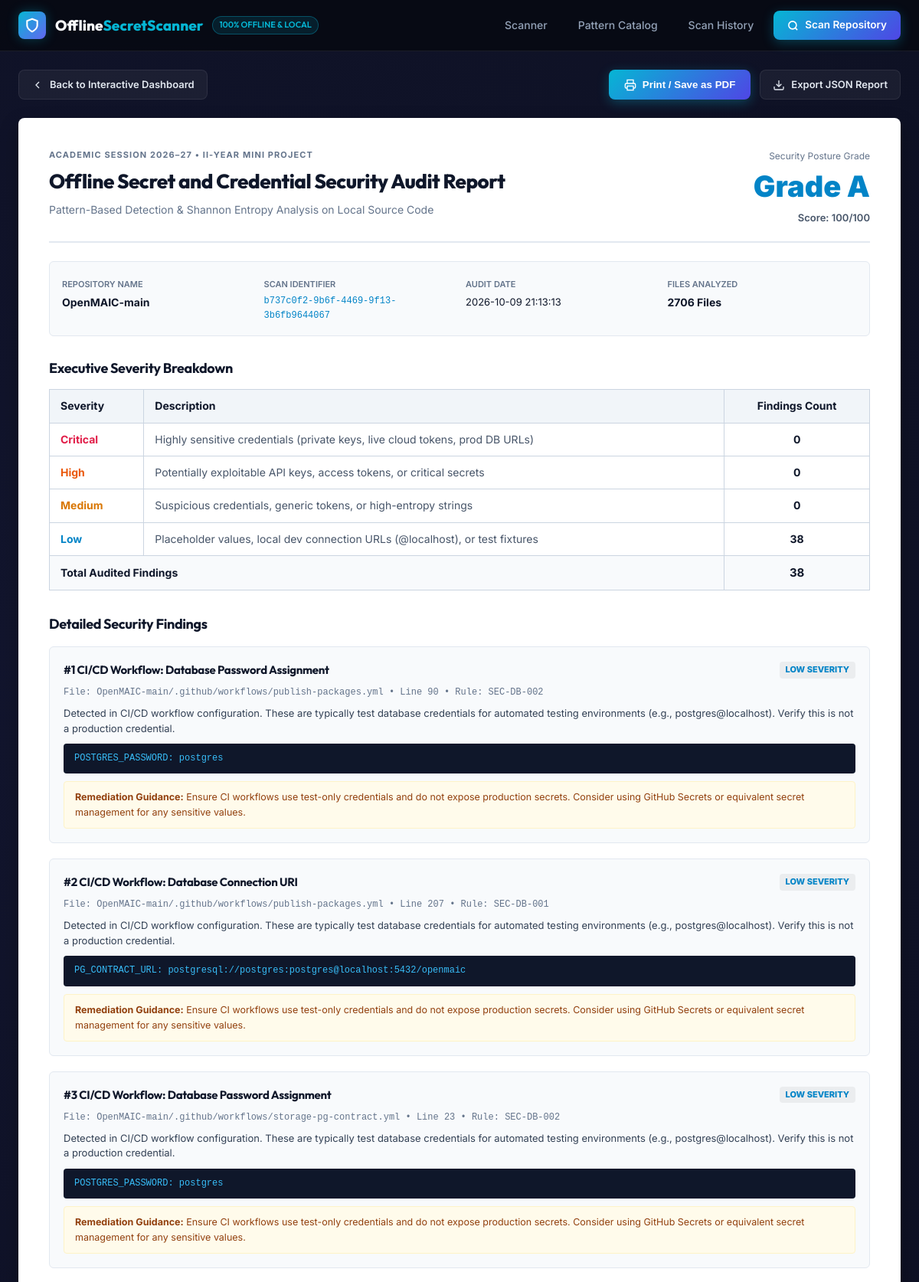
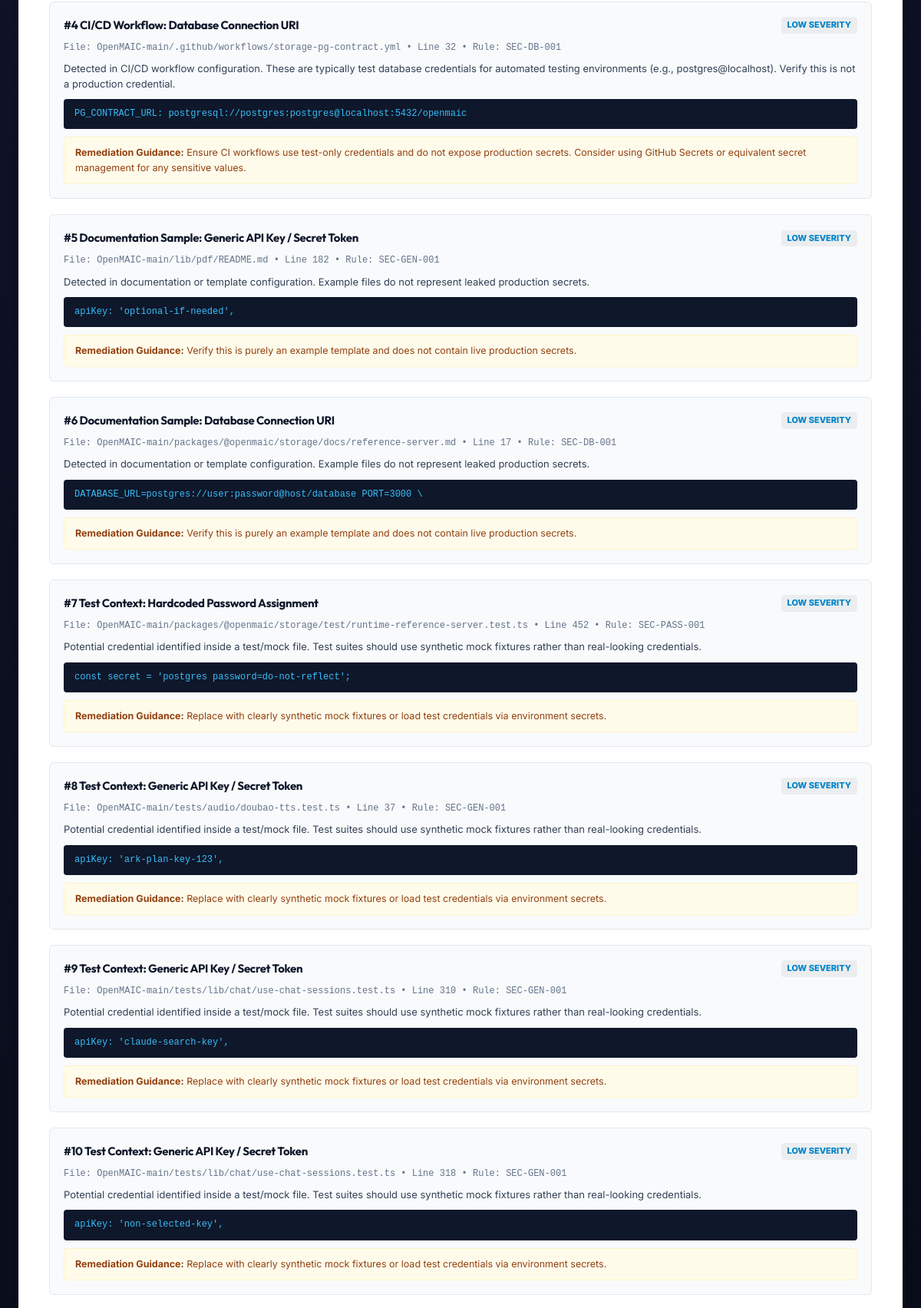
The app's page /report/b737c0f2-9b6f-4469-9f13-3b6fb9644067 (upper part) with its own data (2 pictures, top to bottom).
### tables this page shows
CREATE TABLE scans (
            id INTEGER PRIMARY KEY AUTOINCREMENT,
            scan_id TEXT UNIQUE NOT NULL,
            project_name TEXT NOT NULL,
            file_size INTEGER DEFAULT 0,
            total_files INTEGER DEFAULT 0,
            security_score INTEGER NOT NULL,
            rating_grade TEXT NOT NULL,
            critical_count INTEGER DEFAULT 0,
            high_count INTEGER DEFAULT 0,
            medium_count INTEGER DEFAULT 0,
            low_count INTEGER DEFAULT 0,
            total_findings INTEGER DEFAULT 0,
            categories_summary TEXT,
            created_at TIMESTAMP DEFAULT CURRENT_TIMESTAMP
        );

CREATE TABLE findings (
            id INTEGER PRIMARY KEY AUTOINCREMENT,
            scan_id TEXT NOT NULL,
            category TEXT NOT NULL,
            rule_id TEXT NOT NULL,
            title TEXT NOT NULL,
            severity TEXT NOT NULL,
            file_path TEXT NOT NULL,
            line_number INTEGER DEFAULT 0,
            code_snippet TEXT,
            description TEXT,
            remediation TEXT,
            cwe_id TEXT, secret_type TEXT DEFAULT 'Secret', detection_method TEXT DEFAULT 'Pattern Match', confidence TEXT DEFAULT 'High',
            FOREIGN KEY (scan_id) REFERENCES scans (scan_id) ON DELETE CASCADE
        );

### dashboard/app.py (the view)
@app.route("/report/<scan_id>")
def report(scan_id):
    scan_data = get_scan(scan_id)
    if not scan_data:
        flash("Audit report not found.", "danger")
        return redirect(url_for("index"))
    return render_template("report.html", scan=scan_data)

### database/db.py (called while the page is built)
def get_db_connection(db_path=None):
    if db_path is None:
        db_path = DEFAULT_DB_PATH
    os.makedirs(os.path.dirname(os.path.abspath(db_path)), exist_ok=True)
    conn = sqlite3.connect(db_path)
    conn.row_factory = sqlite3.Row
    return conn

def get_scan(scan_id, db_path=None):
    conn = get_db_connection(db_path)
    cursor = conn.cursor()
    cursor.execute("SELECT * FROM scans WHERE scan_id = ?", (scan_id,))
    scan_row = cursor.fetchone()
    if not scan_row:
        conn.close()
        return None
    scan = dict(scan_row)
    try:
        scan["categories_summary"] = json.loads(scan["categories_summary"] or "{}")
    except Exception:
        scan["categories_summary"] = {}
    cursor.execute("""
        SELECT * FROM findings WHERE scan_id = ?
        ORDER BY CASE severity
            WHEN 'Critical' THEN 1
            WHEN 'High' THEN 2
            WHEN 'Medium' THEN 3
            WHEN 'Low' THEN 4
            ELSE 5 END, id ASC
    """, (scan_id,))
    finding_rows = cursor.fetchall()
    scan["findings"] = [dict(f) for f in finding_rows]
    conn.close()
    return scan

### templates/report.html (shortened to what this page needs)
{% extends "base.html" %}
{% block content %}
<div class="container">
  <div class="no-print" style="display: flex; justify-content: space-between; align-items: center; margin: 24px 0 0;">
    <a href="{{ url_for('results', scan_id=scan.scan_id) }}" class="btn-outline">
      <svg width="16" height="16" viewBox="0 0 24 24" fill="none" stroke="currentColor" stroke-width="2">
        <polyline points="15 18 9 12 15 6"></polyline>
      </svg>
      Back to Interactive Dashboard
    </a>
    <div style="display: flex; gap: 12px;">
      <button onclick="window.print()" class="btn-primary">
        <svg width="16" height="16" viewBox="0 0 24 24" fill="none" stroke="currentColor" stroke-width="2">
          <polyline points="6 9 6 2 18 2 18 9"></polyline>
          <path d="M6 18H4a2 2 0 0 1-2-2v-5a2 2 0 0 1 2-2h16a2 2 0 0 1 2 2v5a2 2 0 0 1-2 2h-2"></path>
          <rect x="6" y="14" width="12" height="8"></rect>
        </svg>
        Print / Save as PDF
      </button>
      <a href="{{ url_for('export_json', scan_id=scan.scan_id) }}" class="btn-outline">
        <svg width="16" height="16" viewBox="0 0 24 24" fill="none" stroke="currentColor" stroke-width="2">
          <path d="M21 15v4a2 2 0 0 1-2 2H5a2 2 0 0 1-2-2v-4"></path>
          <polyline points="7 10 12 15 17 10"></polyline>
          <line x1="12" y1="15" x2="12" y2="3"></line>
        </svg>
        Export JSON Report
      </a>
    </div>
  </div>
  <div class="report-wrapper"
    style="background: #ffffff; color: #0f172a; padding: 40px; border-radius: 8px; margin: 24px 0 60px; box-shadow: 0 10px 25px rgba(0,0,0,0.3);">
    <div
      style="display: flex; justify-content: space-between; align-items: flex-start; border-bottom: 2px solid #e2e8f0; padding-bottom: 20px; margin-bottom: 24px;">
      <div>
        <div
          style="font-size: 11px; font-weight: 700; color: #64748b; text-transform: uppercase; letter-spacing: 0.1em; margin-bottom: 4px;">
          Academic Session 2026–27 • II-Year Mini Project
        </div>
        <h1 style="font-size: 26px; font-weight: 800; color: #0f172a; margin: 0 0 6px;">Offline Secret and Credential
          Security Audit Report</h1>
        <p style="color: #64748b; font-size: 14px; margin: 0;">Pattern-Based Detection &amp; Shannon Entropy Analysis on
          Local Source Code</p>
      </div>
      <div style="text-align: right;">
        <div style="font-size: 12px; color: #64748b;">Security Posture Grade</div>
        <div style="font-size: 38px; font-weight: 900; color: #0284c7;">Grade {{ scan.rating_grade }}</div>
        <div style="font-size: 13px; font-weight: 600; color: #475569;">Score: {{ scan.security_score }}/100</div>
      </div>
    </div>
    <div
      style="display: grid; grid-template-columns: repeat(4, 1fr); gap: 16px; background: #f8fafc; padding: 16px; border-radius: 6px; border: 1px solid #e2e8f0; margin-bottom: 28px;">
      <div>
        <span style="font-size: 11px; font-weight: 600; color: #64748b; text-transform: uppercase;">Repository
          Name</span>
        <div style="font-size: 14px; font-weight: 700; color: #0f172a; margin-top: 2px;">{{ scan.project_name }}</div>
      </div>
      <div>
        <span style="font-size: 11px; font-weight: 600; color: #64748b; text-transform: uppercase;">Scan
          Identifier</span>
        <div style="font-size: 12px; font-family: monospace; color: #0284c7; margin-top: 2px;">{{ scan.scan_id }}</div>
      </div>
      <div>
        <span style="font-size: 11px; font-weight: 600; color: #64748b; text-transform: uppercase;">Audit Date</span>
        <div style="font-size: 13px; color: #0f172a; margin-top: 2px;">{{ scan.created_at }}</div>
      </div>
      <div>
        <span style="font-size: 11px; font-weight: 600; color: #64748b; text-transform: uppercase;">Files
          Analyzed</span>
        <div style="font-size: 14px; font-weight: 700; color: #0f172a; margin-top: 2px;">{{ scan.total_files }} Files
        </div>
      </div>
    </div>
    <h2 style="font-size: 18px; font-weight: 700; color: #0f172a; margin-bottom: 12px;">Executive Severity Breakdown
    </h2>
    <table style="width: 100%; border-collapse: collapse; margin-bottom: 30px; font-size: 14px;">
      <thead>
        <tr style="background: #f1f5f9; text-align: left;">
          <th style="padding: 10px 14px; border: 1px solid #cbd5e1;">Severity</th>
          <th style="padding: 10px 14px; border: 1px solid #cbd5e1;">Description</th>
          <th style="padding: 10px 14px; border: 1px solid #cbd5e1; text-align: center;">Findings Count</th>
        </tr>
      </thead>
      <tbody>
        <tr>
          <td style="padding: 10px 14px; border: 1px solid #cbd5e1; font-weight: 700; color: #e11d48;">Critical</td>
          <td style="padding: 10px 14px; border: 1px solid #cbd5e1; color: #475569;">Highly sensitive credentials
            (private keys, live cloud tokens, prod DB URLs)</td>
          <td style="padding: 10px 14px; border: 1px solid #cbd5e1; text-align: center; font-weight: 700;">{{
            scan.critical_count }}</td>
        </tr>
        <tr>
          <td style="padding: 10px 14px; border: 1px solid #cbd5e1; font-weight: 700; color: #ea580c;">High</td>
          <td style="padding: 10px 14px; border: 1px solid #cbd5e1; color: #475569;">Potentially exploitable API keys,
            access tokens, or critical secrets</td>
          <td style="padding: 10px 14px; border: 1px solid #cbd5e1; text-align: center; font-weight: 700;">{{
            scan.high_count }}</td>
        </tr>
        <tr>
          <td style="padding: 10px 14px; border: 1px solid #cbd5e1; font-weight: 700; color: #d97706;">Medium</td>
          <td style="padding: 10px 14px; border: 1px solid #cbd5e1; color: #475569;">Suspicious credentials, generic
            tokens, or high-entropy strings</td>
          <td style="padding: 10px 14px; border: 1px solid #cbd5e1; text-align: center; font-weight: 700;">{{
            scan.medium_count }}</td>
        </tr>
        <tr>
          <td style="padding: 10px 14px; border: 1px solid #cbd5e1; font-weight: 700; color: #0284c7;">Low</td>
          <td style="padding: 10px 14px; border: 1px solid #cbd5e1; color: #475569;">Placeholder values, local dev
            connection URLs (@localhost), or test fixtures</td>
          <td style="padding: 10px 14px; border: 1px solid #cbd5e1; text-align: center; font-weight: 700;">{{
            scan.low_count }}</td>
        </tr>
        <tr style="background: #f8fafc; font-weight: 700;">
          <td style="padding: 10px 14px; border: 1px solid #cbd5e1;" colspan="2">Total Audited Findings</td>
          <td
            style="padding: 10px 14px; border: 1px solid #cbd5e1; text-align: center; font-size: 15px; color: #0f172a;">
            {{ scan.total_findings }}</td>
        </tr>
      </tbody>
    </table>
    <h2 style="font-size: 18px; font-weight: 700; color: #0f172a; margin-bottom: 14px;">Detailed Security Findings</h2>
    {% if scan.findings %}
    <div style="display: flex; flex-direction: column; gap: 20px;">
      {% for f in scan.findings %}
      <div style="background: #f8fafc; border: 1px solid #e2e8f0; border-radius: 6px; padding: 18px;">
        <div style="display: flex; justify-content: space-between; align-items: center; margin-bottom: 8px;">
          <h3 style="font-size: 15px; font-weight: 700; color: #0f172a; margin: 0;">#{{ loop.index }} {{ f.title }}</h3>
          {% set sev_color = '#0284c7' %}
          {% if f.severity == 'Critical' %}{% set sev_color = '#e11d48' %}
          {% elif f.severity == 'High' %}{% set sev_color = '#ea580c' %}
          {% elif f.severity == 'Medium' %}{% set sev_color = '#d97706' %}{% endif %}
          <span
            style="font-weight: 800; font-size: 11px; text-transform: uppercase; padding: 2px 8px; border-radius: 4px; color: {{ sev_color }}; background: rgba(0,0,0,0.05);">
            {{ f.severity }} Severity
          </span>
        </div>
        <div style="font-size: 12px; color: #64748b; font-family: monospace; margin-bottom: 8px;">
          File: {{ f.file_path }} &bull; Line {{ f.line_number }} &bull; Rule: {{ f.rule_id }}
        </div>
        <p style="font-size: 13px; color: #334155; line-height: 1.5; margin-bottom: 10px;">{{ f.description }}</p>
        {% if f.code_snippet %}
        <div
          style="background: #0f172a; color: #38bdf8; padding: 10px 14px; border-radius: 4px; font-family: monospace; font-size: 12px; margin-bottom: 10px; overflow-x: auto;">
          <code>{{ f.code_snippet }}</code>
        </div>
        {% endif %}
        {% if f.remediation %}
        <div
          style="background: #fffbeb; border: 1px solid #fef3c7; padding: 10px 14px; border-radius: 4px; font-size: 12.5px; color: #92400e;">
          <strong>Remediation Guidance:</strong> {{ f.remediation }}
        </div>
        {% endif %}
      </div>
      {% endfor %}
    </div>
    {% else %}
    <div style="padding: 30px; text-align: center; color: #64748b; background: #f8fafc; border-radius: 6px;">
      No exposed secrets or credentials detected in this repository.
    </div>
    {% endif %}
  </div>
</div>
{% endblock %}

### static/css/style.css (style rules this page uses)
:root { --bg-primary: #070a13; --bg-secondary: #0d1322; --bg-tertiary: #131b2e; --bg-card: rgba(15, 23, 42, 0.8); --bg-card-hover: rgba(22, 33, 58, 0.9); --border-color: rgba(255, 255, 255, 0.08); --border-glow: rgba(6, 182, 212, 0.35); --accent-cyan: #06b6d4; --accent-cyan-glow: rgba(6, 182, 212, 0.3); --accent-indigo: #6366f1; --accent-indigo-glow: rgba(99, 102, 241, 0.3); --accent-emerald: #10b981; --accent-amber: #f59e0b; --accent-orange: #fb923c; --accent-rose: #f43f5e; --accent-purple: #a855f7; --sev-critical: #ef4444; --sev-critical-bg: rgba(239, 68, 68, 0.14); --sev-critical-border: rgba(239, 68, 68, 0.4); --sev-critical-glow: rgba(239, 68, 68, 0.3); --sev-high: #f97316; --sev-high-bg: rgba(249, 115, 22, 0.14); --sev-high-border: rgba(249, 115, 22, 0.4); --sev-medium: #eab308; --sev-medium-bg: rgba(234, 179, 8, 0.14); --sev-medium-border: rgba(234, 179, 8, 0.4); --sev-low: #38bdf8; --sev-low-bg: rgba(56, 189, 248, 0.14); --sev-low-border: rgba(56, 189, 248, 0.4); --font-main: 'Outfit', -apple-system, BlinkMacSystemFont, 'Segoe UI', Roboto, sans-serif; --font-body: 'Inter', -apple-system, BlinkMacSystemFont, sans-serif; --font-mono: 'JetBrains Mono', monospace; --text-primary: #f8fafc; --text-secondary: #94a3b8; --text-muted: #64748b; --text-light: #e2e8f0; --shadow-sm: 0 2px 8px rgba(0, 0, 0, 0.4); --shadow-md: 0 6px 20px rgba(0, 0, 0, 0.5); --shadow-lg: 0 12px 35px rgba(0, 0, 0, 0.7); --shadow-glow: 0 0 25px var(--accent-cyan-glow); --radius-sm: 8px; --radius-md: 14px; --radius-lg: 20px; --radius-full: 9999px; --transition: all 0.2s cubic-bezier(0.4, 0, 0.2, 1); }
*, *::before, *::after { box-sizing: border-box; margin: 0; padding: 0; }
html, body { min-height: 100vh; background-color: var(--bg-primary); color: var(--text-primary); font-family: var(--font-body); font-size: 15px; line-height: 1.6; overflow-x: hidden; background-image: radial-gradient(circle at 10% 10%, rgba(99, 102, 241, 0.12) 0%, transparent 45%), radial-gradient(circle at 90% 90%, rgba(6, 182, 212, 0.12) 0%, transparent 45%); background-attachment: fixed; }
h1, h2, h3, h4, h5, h6 { font-family: var(--font-main); color: var(--text-primary); font-weight: 700; letter-spacing: -0.02em; }
a { color: var(--accent-cyan); text-decoration: none; transition: var(--transition); }
.container { max-width: 1280px; margin: 0 auto; padding: 0 24px; }
.btn-primary { display: inline-flex; align-items: center; justify-content: center; gap: 8px; background: linear-gradient(135deg, #06b6d4, #4f46e5); color: #ffffff; padding: 9px 20px; border-radius: var(--radius-sm); font-weight: 600; border: none; cursor: pointer; box-shadow: 0 4px 15px rgba(6, 182, 212, 0.3); transition: var(--transition); text-decoration: none; }
.btn-outline { display: inline-flex; align-items: center; justify-content: center; gap: 8px; background: rgba(255, 255, 255, 0.05); color: var(--text-light); padding: 8px 16px; border-radius: var(--radius-sm); font-weight: 600; border: 1px solid var(--border-color); cursor: pointer; transition: var(--transition); font-size: 13px; text-decoration: none; }

### records on screen
scans: rating_grade "A", security_score "100", project_name "OpenMAIC-main", scan_id "b737c0f2-9b6f-4469-9f13-3b6fb9644067", created_at "2026-10-09 21:13:13", total_files "2706", critical_count "0", high_count "0", medium_count "0", low_count "38", total_findings "38"
findings: title "CI/CD Workflow: Database Password Assignment", severity "LOW", file_path "OpenMAIC-main/.github/workflows/publish-packages.yml", line_number "90", rule_id "SEC-DB-002", description "Detected in CI/CD workflow configuration. These are typically test database credentials for automated testing environments (e.g., postgres@localhost). Verify this is not a production credential.", code_snippet "POSTGRES_PASSWORD: postgres", remediation "Ensure CI workflows use test-only credentials and do not expose production secrets. Consider using GitHub Secrets or equivalent secret management for any sensitive values."
findings: title "CI/CD Workflow: Database Connection URI", severity "LOW", file_path "OpenMAIC-main/.github/workflows/publish-packages.yml", line_number "207", rule_id "SEC-DB-001", description "Detected in CI/CD workflow configuration. These are typically test database credentials for automated testing environments (e.g., postgres@localhost). Verify this is not a production credential.", code_snippet "PG_CONTRACT_URL: postgresql://postgres:postgres@localhost:5432/openmaic", remediation "Ensure CI workflows use test-only credentials and do not expose production secrets. Consider using GitHub Secrets or equivalent secret management for any sensitive values."
findings: title "CI/CD Workflow: Database Password Assignment", severity "LOW", file_path "OpenMAIC-main/.github/workflows/storage-pg-contract.yml", line_number "23", rule_id "SEC-DB-002", description "Detected in CI/CD workflow configuration. These are typically test database credentials for automated testing environments (e.g., postgres@localhost). Verify this is not a production credential.", code_snippet "POSTGRES_PASSWORD: postgres", remediation "Ensure CI workflows use test-only credentials and do not expose production secrets. Consider using GitHub Secrets or equivalent secret management for any sensitive values."
findings: title "CI/CD Workflow: Database Connection URI", severity "LOW", file_path "OpenMAIC-main/.github/workflows/storage-pg-contract.yml", line_number "32", rule_id "SEC-DB-001", description "Detected in CI/CD workflow configuration. These are typically test database credentials for automated testing environments (e.g., postgres@localhost). Verify this is not a production credential.", code_snippet "PG_CONTRACT_URL: postgresql://postgres:postgres@localhost:5432/openmaic", remediation "Ensure CI workflows use test-only credentials and do not expose production secrets. Consider using GitHub Secrets or equivalent secret management for any sensitive values."
findings: title "Documentation Sample: Generic API Key / Secret Token", severity "LOW", file_path "OpenMAIC-main/lib/pdf/README.md", line_number "182", rule_id "SEC-GEN-001", description "Detected in documentation or template configuration. Example files do not represent leaked production secrets.", code_snippet "apiKey: 'optional-if-needed',", remediation "Verify this is purely an example template and does not contain live production secrets."
findings: title "Documentation Sample: Database Connection URI", severity "LOW", file_path "OpenMAIC-main/packages/@openmaic/storage/docs/reference-server.md", line_number "17", rule_id "SEC-DB-001", description "Detected in documentation or template configuration. Example files do not represent leaked production secrets.", code_snippet "DATABASE_URL=postgres://user:password@host/database PORT=3000 \\", remediation "Verify this is purely an example template and does not contain live production secrets."
findings: title "Test Context: Hardcoded Password Assignment", severity "LOW", file_path "OpenMAIC-main/packages/@openmaic/storage/test/runtime-reference-server.test.ts", line_number "452", rule_id "SEC-PASS-001", description "Potential credential identified inside a test/mock file. Test suites should use synthetic mock fixtures rather than real-looking credentials.", code_snippet "const secret = 'postgres password=do-not-reflect';", remediation "Replace with clearly synthetic mock fixtures or load test credentials via environment secrets."
findings: title "Test Context: Generic API Key / Secret Token", severity "LOW", file_path "OpenMAIC-main/tests/audio/doubao-tts.test.ts", line_number "37", rule_id "SEC-GEN-001", description "Potential credential identified inside a test/mock file. Test suites should use synthetic mock fixtures rather than real-looking credentials.", code_snippet "apiKey: 'ark-plan-key-123',", remediation "Replace with clearly synthetic mock fixtures or load test credentials via environment secrets."
findings: title "Test Context: Generic API Key / Secret Token", severity "LOW", file_path "OpenMAIC-main/tests/lib/chat/use-chat-sessions.test.ts", line_number "310", rule_id "SEC-GEN-001", description "Potential credential identified inside a test/mock file. Test suites should use synthetic mock fixtures rather than real-looking credentials.", code_snippet "apiKey: 'claude-search-key',", remediation "Replace with clearly synthetic mock fixtures or load test credentials via environment secrets."
findings: title "Test Context: Generic API Key / Secret Token", severity "LOW", file_path "OpenMAIC-main/tests/lib/chat/use-chat-sessions.test.ts", line_number "318", rule_id "SEC-GEN-001", description "Potential credential identified inside a test/mock file. Test suites should use synthetic mock fixtures rather than real-looking credentials.", code_snippet "apiKey: 'non-selected-key',", remediation "Replace with clearly synthetic mock fixtures or load test credentials via environment secrets."
